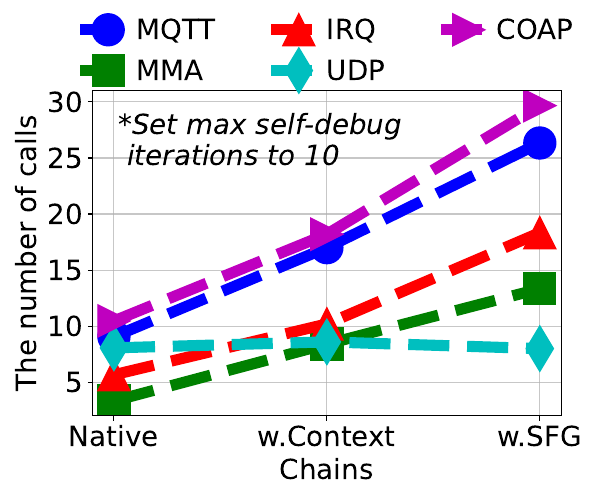

The script that saved this image:
import matplotlib.pyplot as plt
import numpy as np

RIOT_MQTT_Context = [3, 3, 11, 4, 3, 11, 9, 2, 5, 3, 11, 4, 4, 8, 4]
RIOT_MMA_Context = [2, 4, 2, 2, 2, 1, 1, 4, 3, 2, 2, 2, 2, 11, 2]
RIOT_IRQ_Context = [6, 2, 2, 4, 4, 3, 1, 11, 5, 2, 3, 5, 1, 1, 1]
RIOT_UDP_Context = [3, 3, 8, 2, 5, 2, 1, 1, 1, 2, 1, 2, 5, 3, 4]
RIOT_COAP_Context = [3, 11, 11, 3, 8, 2, 2, 3, 2, 3, 5, 11, 5, 11, 11]

RIOT_MQTT_native = [7, 2, 5, 7, 5, 11, 11, 11, 11, 11, 11, 11, 11, 11, 11]
RIOT_MMA_native  = [2, 2, 5, 2, 2, 4, 4, 10, 4, 2, 3, 4, 2, 2, 2]
RIOT_IRQ_native  = [1, 1, 1, 1, 1, 11, 11, 11, 11, 11, 11, 11, 1, 1, 1]
RIOT_UDP_native  = [3, 3, 11, 5, 5, 11, 6, 11, 11, 6, 11, 11, 11, 5, 11]
RIOT_COAP_native = [11, 11, 11, 11, 11, 11, 7, 9, 9, 11, 11, 11, 11, 11, 11]

RIOT_MQTT_execution = [4, 11, 2, 7, 6, 4, 3, 5, 5, 4, 8, 1, 1, 7, 11]
RIOT_MMA_execution = [2, 5, 2, 4, 2, 2, 1, 2, 2, 1, 1, 11, 2, 1, 2]
RIOT_IRQ_execution = [4, 6, 11, 2, 2, 2, 1, 2, 2, 2, 2, 7, 6, 2, 4]
RIOT_UDP_execution = [2, 2, 2, 1, 2, 1, 1, 1, 1, 1, 2, 2, 3, 2, 1]
RIOT_COAP_execution = [2, 2, 11, 8, 11, 10, 6, 3, 4, 6, 1, 11, 4, 6, 4]

labels = ['Native', 'w.Context', 'w.SFG']
RIOT_MQTT = [sum(RIOT_MQTT_native)/len(RIOT_MQTT_native), sum(RIOT_MQTT_Context)*3/len(RIOT_MQTT_Context), sum(RIOT_MQTT_execution)*5/len(RIOT_MQTT_execution)]  
RIOT_MMA = [sum(RIOT_MMA_native)/len(RIOT_MMA_native), sum(RIOT_MMA_Context)*3/len(RIOT_MMA_Context), sum(RIOT_MMA_execution)*5/len(RIOT_MMA_execution)]  
RIOT_IRQ = [sum(RIOT_IRQ_native)/len(RIOT_IRQ_native), sum(RIOT_IRQ_Context)*3/len(RIOT_IRQ_Context), sum(RIOT_IRQ_execution)*5/len(RIOT_IRQ_execution)]
RIOT_UDP = [sum(RIOT_UDP_native)/len(RIOT_UDP_native), sum(RIOT_UDP_Context)*3/len(RIOT_UDP_Context), sum(RIOT_UDP_execution)*5/len(RIOT_UDP_execution)]
RIOT_COAP = [sum(RIOT_COAP_native)/len(RIOT_COAP_native), sum(RIOT_COAP_Context)*3/len(RIOT_COAP_Context), sum(RIOT_COAP_execution)*5/len(RIOT_COAP_execution)]

plt.figure(figsize=(6, 5), dpi=1000)

plt.plot(labels, RIOT_MQTT, marker='o', linestyle='--', color='b', linewidth=8, markersize=23, label='MQTT')
plt.plot(labels, RIOT_MMA, marker='s', linestyle='--', color='g', linewidth=8, markersize=23, label='MMA')
plt.plot(labels, RIOT_IRQ, marker='^', linestyle='--', color='r', linewidth=8, markersize=23, label='IRQ')
plt.plot(labels, RIOT_UDP, marker='d', linestyle='--', color='c', linewidth=8, markersize=23, label='UDP')
plt.plot(labels, RIOT_COAP, marker='>', linestyle='--', color='m', linewidth=8, markersize=23, label='COAP')


plt.text(0.02, max(RIOT_MQTT) -2, '*Set max self-debug \n iterations to 10', fontsize=20, style='italic')

plt.xlabel('Chains', fontsize=20)
plt.ylabel('The number of calls', fontsize=20)

plt.xticks(fontsize=20)
plt.yticks(fontsize=20)
plt.legend(loc='upper center', ncol=3, fontsize=20, bbox_to_anchor=(0.5, 1.30), frameon=False, handletextpad=0.01)

plt.grid(True, alpha=0.7)

plt.tight_layout() 


plt.tight_layout() # Adjust layout to fit all elements properly
plt.savefig('overhead_call.pdf')
